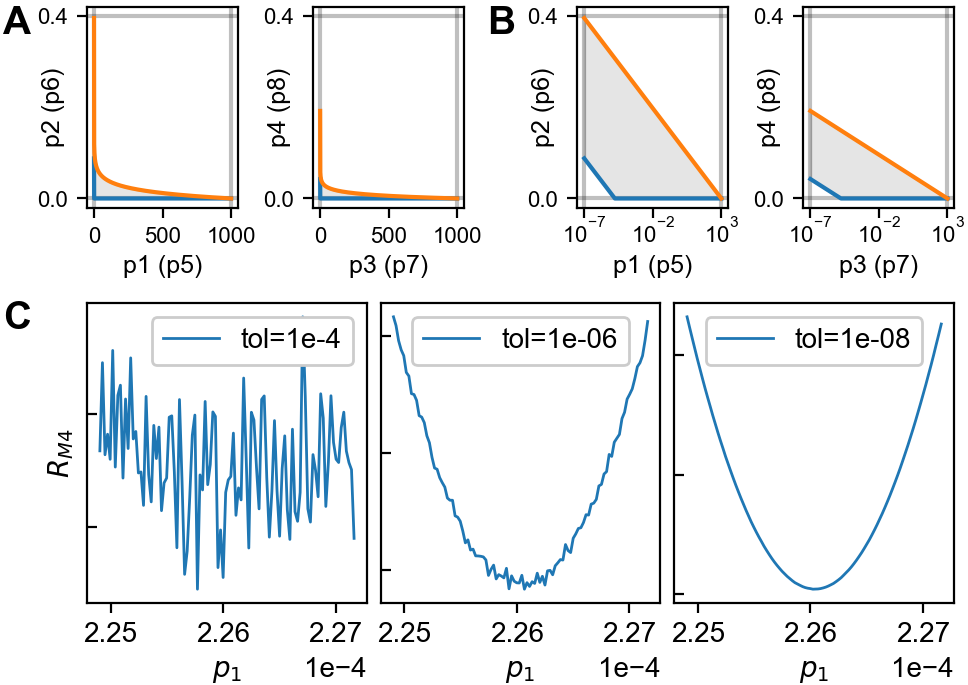

Recreate this plot in Python.
#!/usr/bin/env python3
#
# Figure: Optimisation tips
#
from __future__ import division
from __future__ import print_function
import myokit
import numpy as np
import os
import pints
import sys

import matplotlib
import matplotlib.pyplot as plt
from matplotlib.gridspec import GridSpec
from matplotlib.gridspec import GridSpecFromSubplotSpec as SubGridSpec

# Load project modules
sys.path.append(os.path.abspath(os.path.join('..', '..', 'python')))
import cells
import data
import model
import plots
import results

debug = False

# Filename
base = os.path.splitext(os.path.basename(__file__))[0]

# Set font
font = {'family': 'arial', 'size': 10}
matplotlib.rc('font', **font)

# Matplotlib figure sizes are in inches
def mm(*size):
    return tuple(x / 25.4 * 1.5 for x in size)

#
#
# Create figure
#
#
fig = plt.figure(figsize=mm(82, 58), dpi=200)
fig.subplots_adjust(0.09, 0.12, 0.985, 0.99)
grid = GridSpec(7, 1, hspace=30)
grid_prior = SubGridSpec(1, 2, subplot_spec=grid[:3, 0], wspace=0.3)
grid_prior1 = SubGridSpec(1, 2, subplot_spec=grid_prior[0, 0], wspace=0.5)
grid_prior2 = SubGridSpec(1, 2, subplot_spec=grid_prior[0, 1], wspace=0.5)
grid_toler = SubGridSpec(1, 3, subplot_spec=grid[3:, 0], wspace=0.05)

# Add letters
letter_font = {'weight': 'bold', 'fontsize': 14}
fig.text(0.003, 0.95, 'A', letter_font)
fig.text(0.503, 0.95, 'B', letter_font)
fig.text(0.003, 0.52, 'C', letter_font)

#
#
# Prior
#
#

font = {'size': 9}
xpad1 = 3
xpad2 = 3
ypad = -10

ax0 = fig.add_subplot(grid_prior1[0, 0])
plots.prior12(ax0, False)
ax0.set_xlabel('p1 (p5)', fontdict=font, labelpad=xpad1)
ax0.set_ylabel('p2 (p6)', fontdict=font, labelpad=ypad)
ax0.set_xticks([0, 500, 1000])
ax0.set_yticks([0, 0.4])

ax1 = fig.add_subplot(grid_prior1[0, 1])
plots.prior34(ax1, False)
ax1.set_xlabel('p3 (p7)', fontdict=font, labelpad=xpad1)
ax1.set_ylabel('p4 (p8)', fontdict=font, labelpad=ypad)
ax1.set_xticks([0, 500, 1000])
ax1.set_yticks([0, 0.4])

ax2 = fig.add_subplot(grid_prior2[0, 0])
plots.prior12(ax2, True)
ax2.set_xlabel('p1 (p5)', fontdict=font, labelpad=xpad2)
ax2.set_ylabel('p2 (p6)', fontdict=font, labelpad=ypad)
ax2.set_xticks([1e-7, 1e-2, 1e3])
ax2.set_yticks([0, 0.4])

ax3 = fig.add_subplot(grid_prior2[0, 1])
plots.prior34(ax3, True)
ax3.set_xlabel('p3 (p7)', fontdict=font, labelpad=xpad2)
ax3.set_ylabel('p4 (p8)', fontdict=font, labelpad=ypad)
ax3.set_xticks([1e-7, 1e-2, 1e3])
ax3.set_yticks([0, 0.4])

for ax in [ax0, ax1, ax2, ax3]:
    for label in ax.get_xticklabels():
        label.set_fontsize(8)
    for label in ax.get_yticklabels():
        label.set_fontsize(8)
for ax in [ax2, ax3]:
    for tick in ax.xaxis.get_major_ticks():
        tick.set_pad(-0.5)

#
#
# Solver tolerance
#
#
cell = 5
protocol = 7

# Create forward model
model = model.Model(
    data.load_myokit_protocol(protocol),
    cells.reversal_potential(cells.temperature(cell)),
    sine_wave=(protocol == 7),
    start_steady=True,
)

# Load data, create single output problem
log = data.load(cell, protocol)
time = log.time()
current = log['current']
voltage = log['voltage']
del(log)

# Create single output problem
problem = pints.SingleOutputProblem(model, time, current)

# Define error function
f = pints.RootMeanSquaredError(problem)

# Load solution from sine wave fitting
popt = results.load_parameters(cell, 4)

tolerances = ['1e-4', 1e-6, 1e-8]
n = 2 if debug else 100
xlo = 0.995
xhi = 1.005
p1s = np.linspace(popt[0] * xlo, popt[0] * xhi, n)
ps = popt.reshape(1, 9).repeat(n, axis=0)
ps[:, 0] = p1s

for i, tol in enumerate(tolerances):
    print('Evaluating for ' + str(tol))
    model.set_tolerances(float(tol))
    fs = [f(p) for p in ps]

    ax = fig.add_subplot(grid_toler[0, i])
    ax.set_xlabel('$p_1$')
    ax.ticklabel_format(axis='x', style='sci', scilimits=(0, 0))
    ax.ticklabel_format(axis='y', useOffset=False)
    if i == 0:
        ax.set_ylabel('$R_{M4}$')
    ax.yaxis.set_tick_params(direction='in')

    ax.plot(p1s, fs, lw=1, label='tol=' + str(tol))
    ax.tick_params(labelleft=False)
    ax.legend().get_frame().set_alpha(1)

    #if debug:
    #    break

#
#
# Store
#
#
fig.savefig(base + '.png')
fig.savefig(base + '.pdf')
